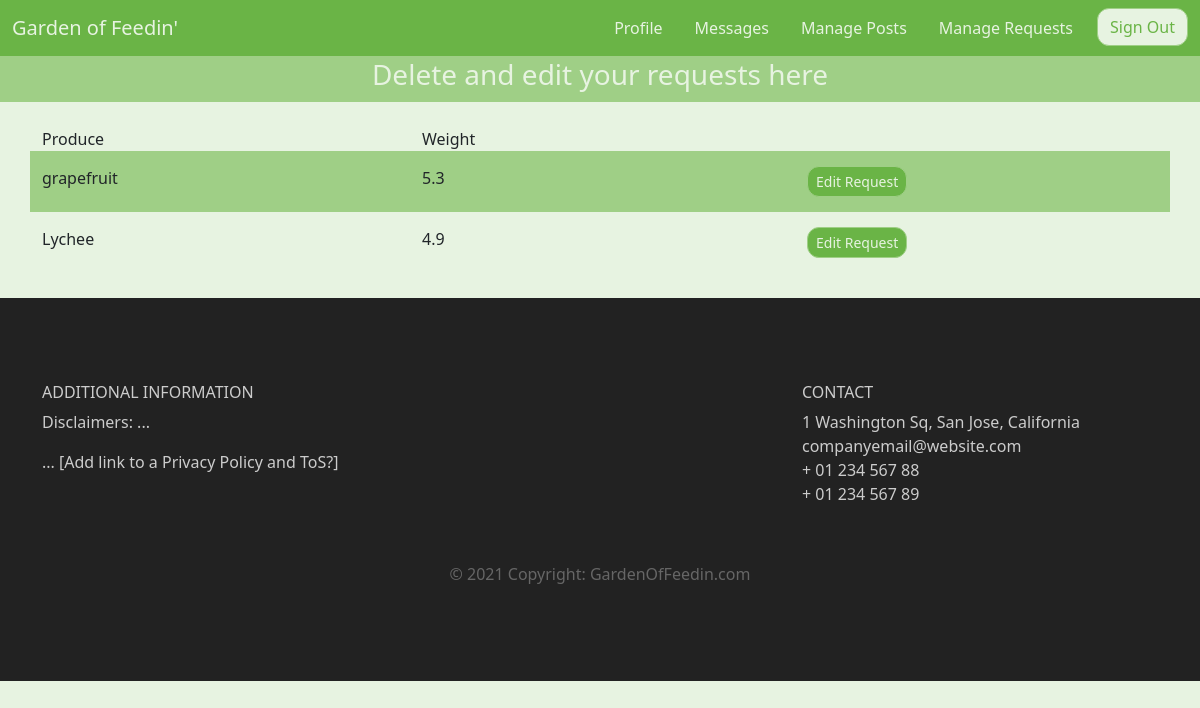
/managerequests (signed in), run on the app's committed database.
### gardenApp/models.py (models this page shows)
class ProduceRequest(models.Model):
    produce_name = models.CharField(max_length=64)
    weight = models.FloatField()
    owner = models.ForeignKey(PublicUser, on_delete=models.CASCADE)  # foreign key
    fruits = models.BooleanField()
    veggies = models.BooleanField()

### gardenApp/views.py (the view)
# urls.py: path('managerequests', views.manageRequestPage, name='managerequestpage'),
def manageRequestPage(request):
    user = PublicUser.objects.get(id=request.session['id'])
    prodList = ProduceRequest.objects.filter(owner=user)
    context = {
        'req':prodList
    }
    return render(request,'requests.html',context)

### gardenApp/templates/requests.html (shortened to what this page needs)
<!DOCTYPE html>
<html lang="en">
<head>
	<link href="https://cdn.jsdelivr.net/npm/bootstrap@5.1.3/dist/css/bootstrap.min.css" rel="stylesheet">
	<link rel="stylesheet" type="text/css" href="./../static/css/main.css">
</head>
<body>
		<nav class="navbar navbar-expand-md">
			<div class="container-fluid">
				<a class="navbar-brand" href="/landing">Garden of Feedin'
				</a>
				<div class="collapse navbar-collapse" id="main-navigation">
					<ul class="navbar-nav">
						<li class="nav-item">
							<a class="nav-link" href="/profile">Profile</a>
						</li>
						<li class="nav-item">
							<a class="nav-link" href="/messages">Messages</a>
						</li>
						<li class="nav-item">
							<a class="nav-link" href="/manage">Manage Posts</a>
						</li>
						<li class="nav-item">
							<a class="nav-link" href="/managerequests">Manage Requests</a>
						</li>
						<li class="nav-item">
							<a href="/signout" class="btn">Sign Out</a>
						</li>
					</ul>
				</div>
			</div>
		</nav>
	<nav class="navbar-light navbar-expand-md" style="background-color: #9FCF86;">
		<div class="welcome">
		 <h3>Delete and edit your requests here</h3>
		</div>
	</nav>
	<div class="container">
		<div class="row align-items-start">
			<div class="col-lg-4 col-md-4 col-sm-4 d-flex">Produce</div>
			<div class="col-lg-4 col-md-4 col-sm-4 d-flex">Weight</div>
		</div>
		{% for i in req %}
		{% if not forloop.counter|divisibleby:2 %}
		<div class="row align-items-start" style="background-color: #9FCF86">
			<div class="col-lg-4 col-md-4 col-sm-4 d-flex tablecontent">{{ i.produce_name }}</div>
			<div class="col-lg-4 col-md-4 col-sm-4 d-flex tablecontent">{{ i.weight }}</div>
			<div class="col-lg-4 col-md-4 col-sm-4 tablecontent">
				<a href='/request/{{i.id}}'><button type="button" class="btn btn-primary btn-sm" >Edit Request</button></a>
			</div>
		</div>
		{% else %}
		<div class="row align-items-start">
			<div class="col-lg-4 col-md-4 col-sm-4 d-flex tablecontent">{{ i.produce_name }}</div>
			<div class="col-lg-4 col-md-4 col-sm-4 d-flex tablecontent">{{ i.weight }}</div>
			<div class="col-lg-4 col-md-4 col-sm-4 tablecontent">
				<a href='/request/{{i.id}}'><button type="button" class="btn btn-primary btn-sm">Edit Request</button></a>
			</div>
		</div>
		{% endif %}
	{% endfor %}
	</div>
		<footer class="page-footer">
			<div class="container">
				<div class="row">
					<div class="col-lg-8 col-md-8 col-sm-12">
						<h6 class="text-uppercase font-weight-bold">Additional Information</h6>
						<p>Disclaimers: ...</p>
						<p>... [Add link to a Privacy Policy and ToS?]</p>
					</div>
				<div class="col-lg-4 col-md-4 col-sm-12">
					<h6 class="text-uppercase font-weight-bold">Contact</h6>
					<p>1 Washington Sq, San Jose, California
					<br/>companyemail@website.com
					<br/>+ 01 234 567 88
					<br/>+ 01 234 567 89</p>
				</div>
					<div class="footer-copyright text-center">© 2021 Copyright: GardenOfFeedin.com</div>
				</div>
			</div>
		</footer>
</body>
</html>

### gardenApp/static/css/main.css (style rules this page uses)
body { padding: 0; margin: 0; background: #E7F3E1; }
.navbar { background:#6ab446; }
.nav-link, .navbar-brand { color: #E7F3E1; cursor: pointer; }
.nav-link { margin-right: 1em !important; }
.navbar-collapse { justify-content: flex-end; }
.btn { border:1px solid #9FCF86; background:#E7F3E1; border-radius: 12px; color:#6ab446; }
.btn-primary { border:1px solid #9FCF86; background:#6ab446; border-radius: 12px; color:#E7F3E1; }
.page-footer { background-color: #222; color: #ccc; padding: 60px 0 30px; margin-top: 15px; }
.footer-copyright { color: #666; padding: 40px 0; }
.welcome { text-align: center; padding: 2px 0; }
.welcome h3 { color:#E7F3E1; }
.form-group input, button, label, select { margin-bottom: 15px; margin-left: 5px; }
.container { margin-top: 25px; margin-bottom: 25px; }
.tablecontent { margin-top: 15px; margin-bottom: 0px; }

### data on the page
ProduceRequest: produce_name "grapefruit", weight "5.3"
ProduceRequest: produce_name "Lychee", weight "4.9"
